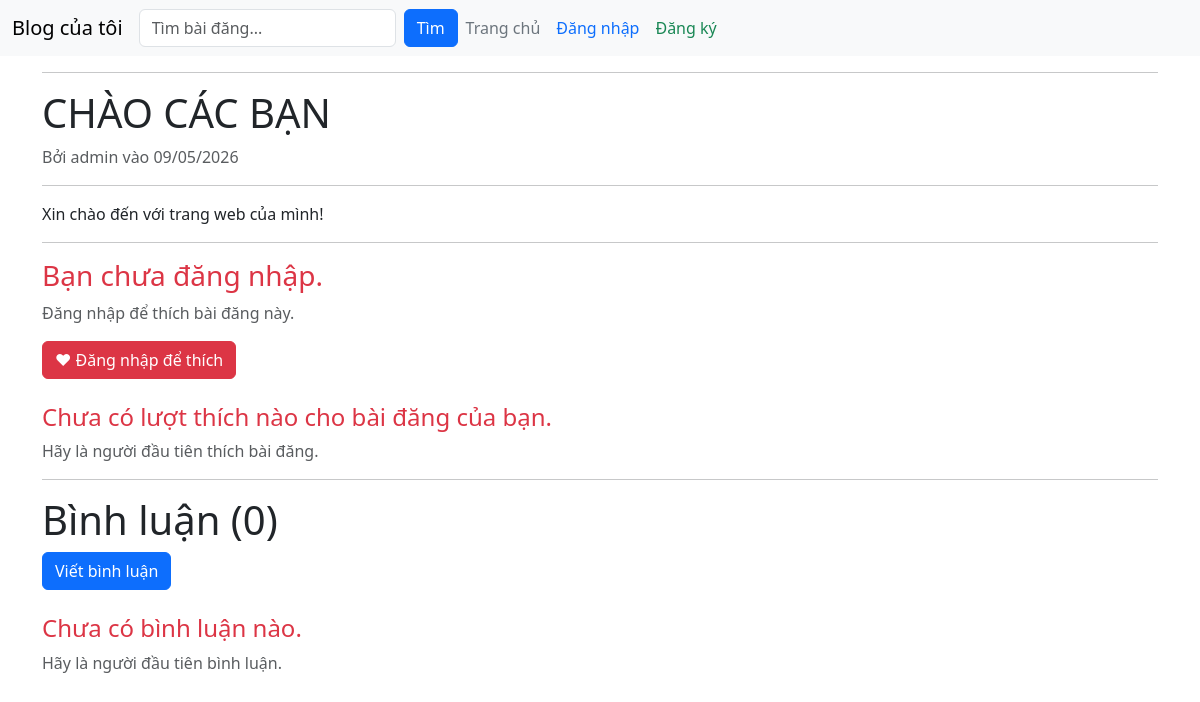
The app's page /post/22, older data.
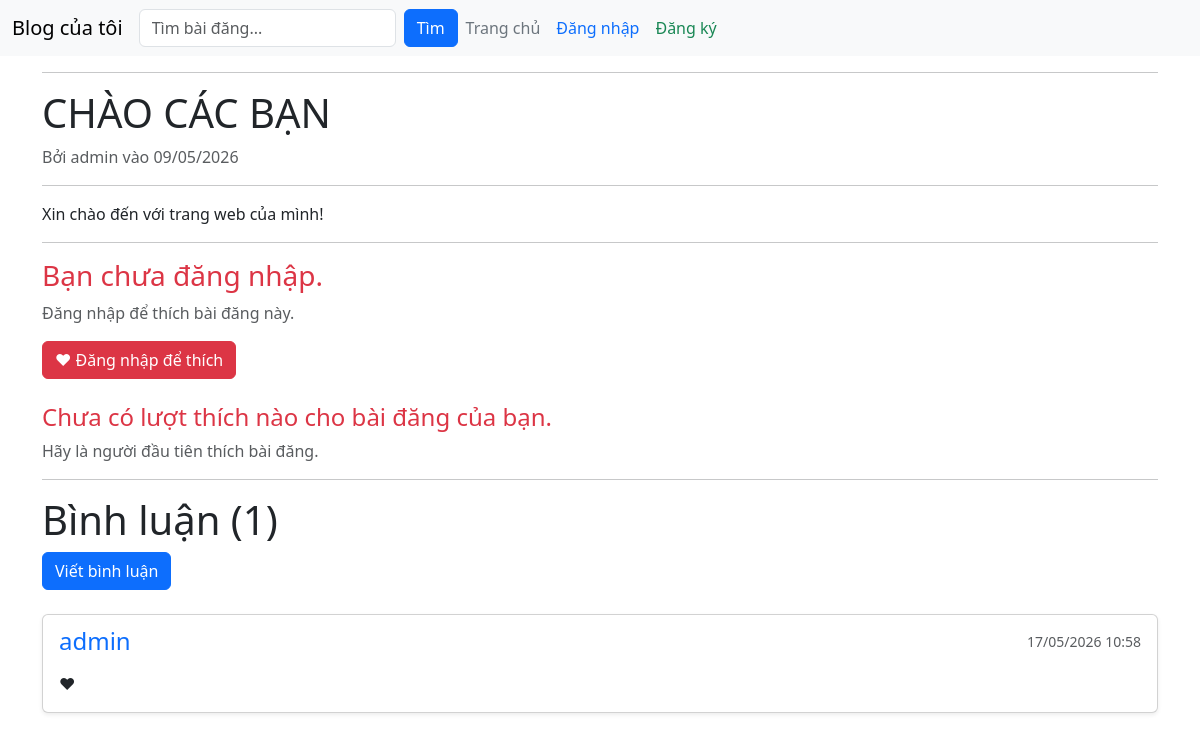
The same page, newer data.
### blog/models.py (models this page shows, shortened)
class Post(models.Model):
    title = models.CharField(max_length=200)
    likes = models.ManyToManyField(User, related_name='blog_posts', blank=True)
    content = models.TextField()
    created_at = models.DateTimeField(auto_now_add=True)
    updated_at = models.DateTimeField(auto_now=True)
    author = models.ForeignKey(User, on_delete=models.CASCADE, default=1)
    def total_likes(self):
        return self.likes.count()

class Comment(models.Model):
    post = models.ForeignKey(Post, related_name="comments", on_delete=models.CASCADE)
    author = models.ForeignKey(User, on_delete=models.CASCADE)
    body = models.TextField(verbose_name="Nội dung bình luận")
    date_added = models.DateTimeField(auto_now_add=True)

### blog/views.py (the view)
# urls.py: path('post/<int:pk>', PostDetailView.as_view(), name="post-detail"),
class PostDetailView(DetailView):
    model = Post
    template_name = 'post_detail.html'
    context_object_name = 'post'

### blog/templates/post_detail.html (shortened to what this page needs)
{% extends "base.html" %}
{% block content %}
    <hr>
    <h1 class="text-uppercase">{{ post.title }}</h1>
    <article>
        <p class="text-muted">Bởi {{ post.author.username }} vào {{ post.created_at|date:"d/m/Y" }}</p>
        <hr>
        <p>{{ post.content|truncatewords:30 }}</p>
    </article>
    <hr>
    <div>
        <form action="{% url 'like-post' post.pk %}">
            {% if user.is_authenticated %}
                {% if user in post.likes.all %}
                    <button id="like_btn" title="Bỏ thích" type="submit" class="btn btn-danger">❤ Bỏ thích</button>
                {% else %}
                    <button id="like_btn" title="Thích ngay" type="submit" class="btn btn-outline-danger">❤ Thích ngay</button>
                {% endif %}
            {% else %}
                    <h3 class="text-danger">Bạn chưa đăng nhập.</h2>
                    <p class="text-muted">Đăng nhập để thích bài đăng này.</p>
                    <a href="{% url 'login' %}" class="btn btn-danger" title="Đăng nhập để thích">❤ Đăng nhập để thích</a>
            {% endif %}
        </form>
        <span class="ms-3 text-muted">
            {% if post.total_likes == 0 %}
                <h4 class="text-danger">Chưa có lượt thích nào cho bài đăng của bạn.</h4>
                <p>Hãy là người đầu tiên thích bài đăng.</p>
            {% else %}
                <h4 class="text-success">{{ post.total_likes }} lượt thích cho bài đăng của bạn.</h4>
            {% endif %}
        </span>
    </div>
    <hr>
    <h1>Bình luận ({{ post.comments.count }})</h1>
    <a href="{% url 'add-comment' post.pk %}" title="Viết bình luận" class="btn btn-primary">Viết bình luận</a>
    <div class="comments-section">
        {% if not post.comments.all %}
            <h4 class="text-danger">Chưa có bình luận nào.</h4>
            <p class="text-muted">Hãy là người đầu tiên bình luận.</p>
        {% else %}
            {% for comment in post.comments.all %}
                <div class="card mb-3 shadow-sm">
                    <div class="card-body">
                        <div class="d-flex justify-content-between">
                            <h4 class="card-subtitle mb-2 text-primary">
                                {{ comment.author.username }}
                            </h4>
                            <small class="text-muted">{{ comment.date_added|date:"d/m/Y H:i"}}</small>
                        </div>
                        <p class="card-text mt-2">{{ comment.body }}</p>
                    </div>
                </div>
            {% endfor %}
        {% endif %}
    </div>
{% endblock %}

Row changes from the older to the newer data that the page shows:
computed for Post "CHÀO CÁC BẠN": comments.count "0" → "1"
added Comment: author.username "admin", date_added "17/05/2026 10:58", body "❤"
Text that changed along with them:
text no longer shown: "Chưa có bình luận nào. Hãy là người đầu tiên bình luận."
